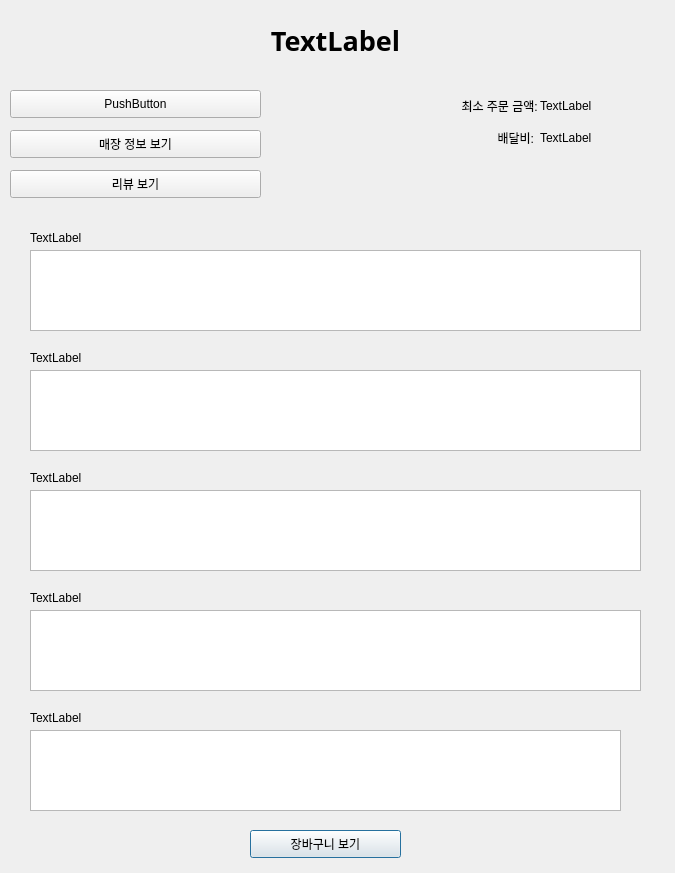
<?xml version="1.0" encoding="UTF-8"?>
<ui version="4.0">
 <class>detailDialog</class>
 <widget class="QDialog" name="detailDialog">
  <property name="geometry">
   <rect>
    <x>0</x>
    <y>0</y>
    <width>675</width>
    <height>873</height>
   </rect>
  </property>
  <property name="windowTitle">
   <string>배달 애플리케이션 - WAGU</string>
  </property>
  <widget class="QLabel" name="restLable">
   <property name="geometry">
    <rect>
     <x>0</x>
     <y>10</y>
     <width>671</width>
     <height>61</height>
    </rect>
   </property>
   <property name="font">
    <font>
     <family>Arial Black</family>
     <pointsize>20</pointsize>
     <weight>75</weight>
     <bold>true</bold>
    </font>
   </property>
   <property name="text">
    <string>TextLabel</string>
   </property>
   <property name="alignment">
    <set>Qt::AlignCenter</set>
   </property>
  </widget>
  <widget class="QListWidget" name="c1List">
   <property name="geometry">
    <rect>
     <x>30</x>
     <y>250</y>
     <width>611</width>
     <height>81</height>
    </rect>
   </property>
  </widget>
  <widget class="QLabel" name="c1Label">
   <property name="geometry">
    <rect>
     <x>30</x>
     <y>230</y>
     <width>64</width>
     <height>15</height>
    </rect>
   </property>
   <property name="text">
    <string>TextLabel</string>
   </property>
  </widget>
  <widget class="QLabel" name="c2Label">
   <property name="geometry">
    <rect>
     <x>30</x>
     <y>350</y>
     <width>64</width>
     <height>15</height>
    </rect>
   </property>
   <property name="text">
    <string>TextLabel</string>
   </property>
  </widget>
  <widget class="QListWidget" name="c2List">
   <property name="geometry">
    <rect>
     <x>30</x>
     <y>370</y>
     <width>611</width>
     <height>81</height>
    </rect>
   </property>
  </widget>
  <widget class="QLabel" name="c3Label">
   <property name="geometry">
    <rect>
     <x>30</x>
     <y>470</y>
     <width>64</width>
     <height>15</height>
    </rect>
   </property>
   <property name="text">
    <string>TextLabel</string>
   </property>
  </widget>
  <widget class="QLabel" name="c4Label">
   <property name="geometry">
    <rect>
     <x>30</x>
     <y>590</y>
     <width>64</width>
     <height>15</height>
    </rect>
   </property>
   <property name="text">
    <string>TextLabel</string>
   </property>
  </widget>
  <widget class="QLabel" name="c5Label">
   <property name="geometry">
    <rect>
     <x>30</x>
     <y>710</y>
     <width>64</width>
     <height>15</height>
    </rect>
   </property>
   <property name="text">
    <string>TextLabel</string>
   </property>
  </widget>
  <widget class="QListWidget" name="c3List">
   <property name="geometry">
    <rect>
     <x>30</x>
     <y>490</y>
     <width>611</width>
     <height>81</height>
    </rect>
   </property>
  </widget>
  <widget class="QListWidget" name="c4List">
   <property name="geometry">
    <rect>
     <x>30</x>
     <y>610</y>
     <width>611</width>
     <height>81</height>
    </rect>
   </property>
  </widget>
  <widget class="QListWidget" name="c5List">
   <property name="geometry">
    <rect>
     <x>30</x>
     <y>730</y>
     <width>591</width>
     <height>81</height>
    </rect>
   </property>
  </widget>
  <widget class="QLabel" name="label">
   <property name="geometry">
    <rect>
     <x>410</x>
     <y>90</y>
     <width>131</width>
     <height>31</height>
    </rect>
   </property>
   <property name="text">
    <string>최소 주문 금액: </string>
   </property>
   <property name="alignment">
    <set>Qt::AlignRight|Qt::AlignTrailing|Qt::AlignVCenter</set>
   </property>
  </widget>
  <widget class="QLabel" name="minimumLable">
   <property name="geometry">
    <rect>
     <x>540</x>
     <y>90</y>
     <width>101</width>
     <height>31</height>
    </rect>
   </property>
   <property name="text">
    <string>TextLabel</string>
   </property>
  </widget>
  <widget class="QPushButton" name="basketBtn">
   <property name="geometry">
    <rect>
     <x>250</x>
     <y>830</y>
     <width>151</width>
     <height>28</height>
    </rect>
   </property>
   <property name="text">
    <string>장바구니 보기</string>
   </property>
  </widget>
  <widget class="QPushButton" name="couponBtn">
   <property name="geometry">
    <rect>
     <x>10</x>
     <y>90</y>
     <width>251</width>
     <height>28</height>
    </rect>
   </property>
   <property name="text">
    <string>PushButton</string>
   </property>
  </widget>
  <widget class="QPushButton" name="restInfoBtn">
   <property name="geometry">
    <rect>
     <x>10</x>
     <y>130</y>
     <width>251</width>
     <height>28</height>
    </rect>
   </property>
   <property name="text">
    <string>매장 정보 보기</string>
   </property>
  </widget>
  <widget class="QPushButton" name="reviewBtn">
   <property name="geometry">
    <rect>
     <x>10</x>
     <y>170</y>
     <width>251</width>
     <height>28</height>
    </rect>
   </property>
   <property name="text">
    <string>리뷰 보기</string>
   </property>
  </widget>
  <widget class="QLabel" name="label_2">
   <property name="geometry">
    <rect>
     <x>470</x>
     <y>130</y>
     <width>64</width>
     <height>15</height>
    </rect>
   </property>
   <property name="text">
    <string>배달비:</string>
   </property>
   <property name="alignment">
    <set>Qt::AlignRight|Qt::AlignTrailing|Qt::AlignVCenter</set>
   </property>
  </widget>
  <widget class="QLabel" name="delChargeLable">
   <property name="geometry">
    <rect>
     <x>540</x>
     <y>130</y>
     <width>64</width>
     <height>15</height>
    </rect>
   </property>
   <property name="text">
    <string>TextLabel</string>
   </property>
  </widget>
 </widget>
 <resources/>
 <connections/>
</ui>
